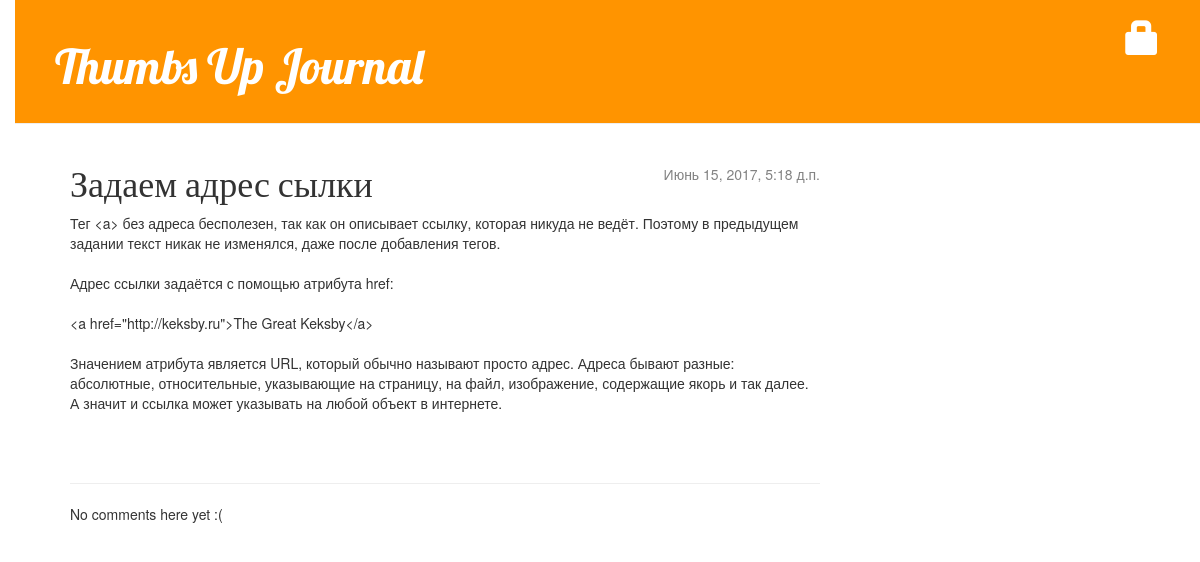
The page /post/6/ on the database as committed earlier.
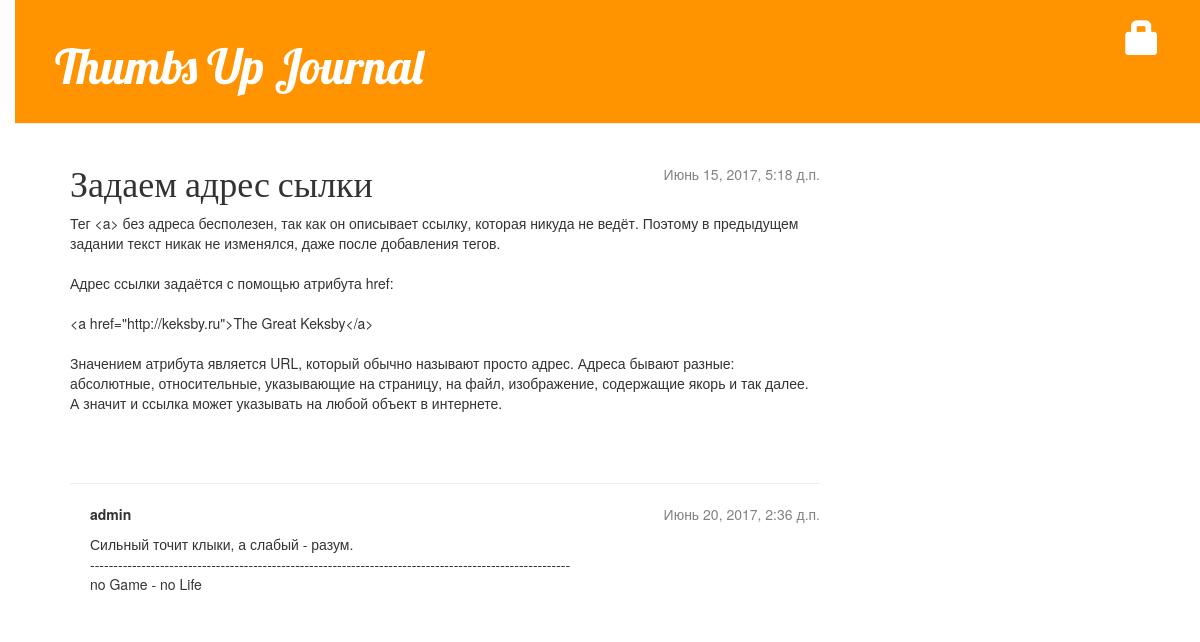
The same page on the database as committed later.
### blog/models.py (models this page shows, shortened)
class Comment(models.Model):
    post = models.ForeignKey('blog.Post', related_name='comments')
    author = models.CharField(max_length=200)
    text = models.TextField()
    created_date = models.DateTimeField(default=timezone.now)
    approved_comment = models.BooleanField(default=False)

### blog/views.py (the view)
# urls.py: url(r'^post/(?P<pk>[0-9]+)/$', views.post_detail, name='post_detail'),
def post_detail(request, pk):
    post = get_object_or_404(Post, pk=pk)
    return render(request, 'blog/post_detail.html', {'post': post})

### blog/templates/blog/post_detail.html (shortened to what this page needs)
{% extends 'blog/base.html' %}
    {% block content %}
        <div class="post">
            {% if post.published_date %}
                                <div class="date">
                    {{ post.published_date }}
                </div>
            {% endif %}
            <h1>{{ post.title }}</h1>
            <p>{{ post.text|linebreaksbr }}</p>
        </div>
        <hr>
            {% for comment in post.comments.all %}
                <div class="comment">
                    <div class="date">{{ comment.created_date }}</div>
                    <strong>{{ comment.author }}</strong>
                    <p>{{ comment.text|linebreaks }}</p>
                </div>
            {% empty %}
                <p>No comments here yet :(</p>
            {% endfor %}
    {% endblock %}

Rows that differ between the two databases and show on the page:
added Comment: created_date "Июнь 20, 2017, 2:36 д.п.", author "admin", text "Сильный точит клыки, а слабый - разум. ------------------------------------------------------------------------------------------------------- no Game - no Life"
Other text that changed with them:
text no longer shown: "No comments here yet :("
